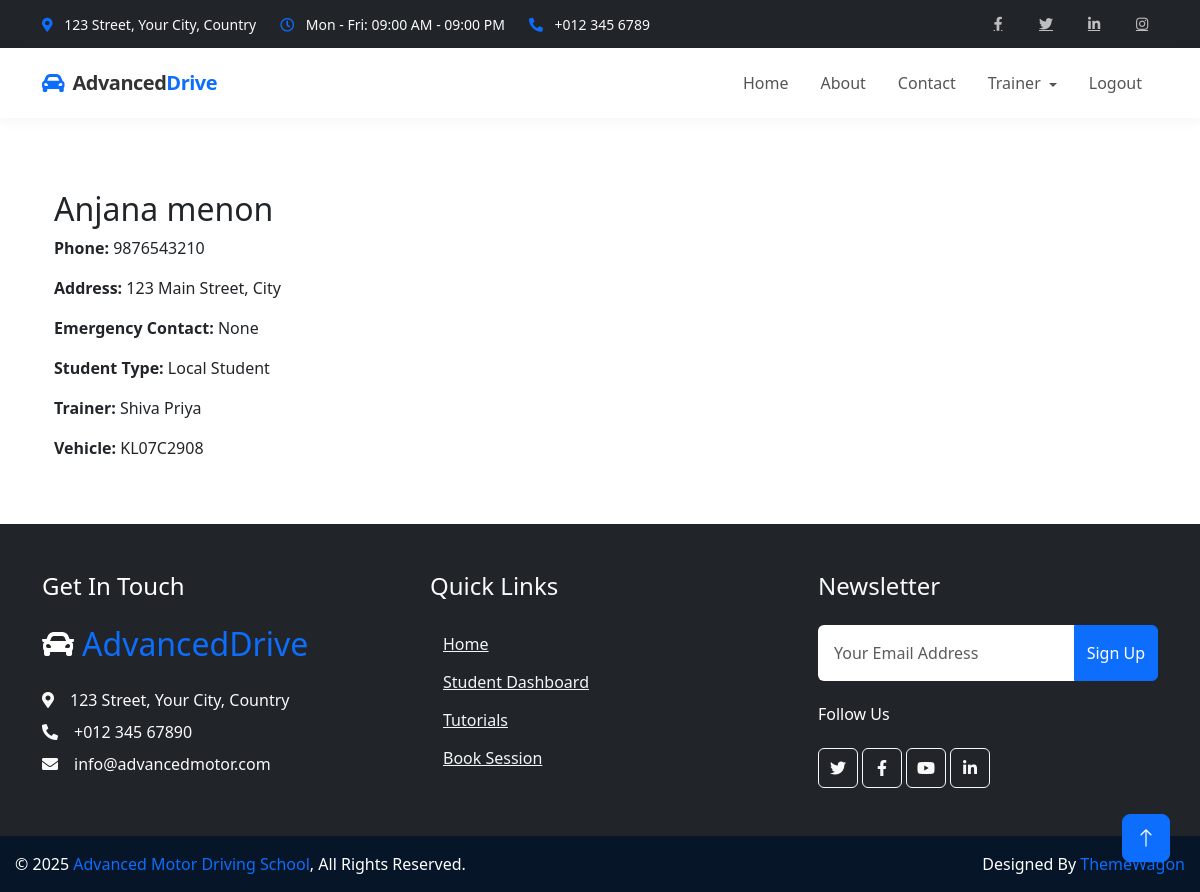
The page /student/student/5/ (signed in) on the database its author committed.
### students/models.py (models this page shows, shortened)
class Student(models.Model):
    STUDENT_TYPES = (
        ('local', 'Local Student'),
        ('remote', 'Remote Student'),
    )
    user = models.OneToOneField(
        settings.AUTH_USER_MODEL,
        on_delete=models.CASCADE,
        related_name='student_profile'
    )
    trainer = models.ForeignKey(
        Trainer,
        on_delete=models.SET_NULL,
        null=True,
        blank=True,
        related_name='student_set'
    )
    vehicle = models.ForeignKey(
        Vehicle,
        on_delete=models.SET_NULL,
        null=True,
        blank=True,
        related_name='student_assignments'
    )
    address = models.TextField()
    phone_number = models.CharField(max_length=15)
    emergency_contact = models.CharField(max_length=15, blank=True, null=True)
    student_type = models.CharField(max_length=10, choices=STUDENT_TYPES, default='local')
    registration_date = models.DateTimeField(auto_now_add=True)
    has_purchased_session = models.BooleanField(default=False)

### trainers/models.py (models this page shows, shortened)
class Trainer(models.Model):
    user = models.OneToOneField(
        settings.AUTH_USER_MODEL,
        on_delete=models.CASCADE,
        related_name='driving_trainer_profile'
    )
    SPECIALIZATION_CHOICES = [
        ('CAR', 'Car'),
        ('SCOOTY', 'Scooty'),
        ('BOTH', 'Both Car and Scooty'),
        ('OTHER', 'Other')
    ]
    specialization = models.CharField(
        max_length=10,
        choices=SPECIALIZATION_CHOICES,
        default='BOTH'
    )
    experience = models.PositiveIntegerField(
        validators=[MinValueValidator(0)],
        default=0,
        help_text="Years of experience as a driving trainer"
    )
    AVAILABILITY_CHOICES = [
        ('WEEKDAY', 'Weekdays Only'),
        ('WEEKEND', 'Weekends Only'),
        ('MORNING', 'Morning Shifts Only'),
        ('EVENING', 'Evening Shifts Only'),
        ('FLEXIBLE', 'Flexible Schedule'),
        ('CUSTOM', 'Custom Schedule')
    ]
    availability = models.CharField(
        max_length=10,
        choices=AVAILABILITY_CHOICES,
        default='FLEXIBLE'
    )
    is_remote = models.BooleanField(
        default=False,
        help_text="Whether this trainer provides remote training services"
    )
    service_area = models.CharField(
        max_length=255,
        blank=True,
        null=True,
        help_text="Geographic areas where remote training is available"
    )
    max_students = models.PositiveIntegerField(
        default=10,
        validators=[MinValueValidator(1)],
        help_text="Maximum number of students this trainer can handle at once"
    )
    date_joined = models.DateField(
        default=timezone.now,
        help_text="Date when the trainer joined the driving school"
    )
    license_number = models.CharField(
        max_length=50,
        blank=True,
        null=True,
        help_text="Trainer's driving license number"
    )
    notes = models.TextField(
        blank=True,
        null=True,
        help_text="Additional notes about the trainer"
    )
    is_active = models.BooleanField(
        default=True,
        help_text="Whether this trainer is currently active"
    )
    class Meta:
        ordering = ['-experience', 'user__last_name']

### vehicles/models.py (models this page shows, shortened)
class Vehicle(models.Model):
    VEHICLE_TYPES = (
        ('CAR', 'Car'),
        ('SCOOTY', 'Scooty'),
        ('OTHER', 'Other')
    )
    vehicle_number = models.CharField(max_length=20, unique=True)
    make = models.CharField(max_length=50)
    model = models.CharField(max_length=100)
    vehicle_type = models.CharField(max_length=10, choices=VEHICLE_TYPES)
    purchased_year = models.PositiveIntegerField()
    registration_expiry = models.DateField(null=True, blank=True)
    insurance_expiry = models.DateField(null=True, blank=True)
    seating_capacity = models.PositiveIntegerField(default=2)
    last_service_date = models.DateField(null=True, blank=True)
    next_service_due = models.DateField(null=True, blank=True)
    odometer_reading = models.PositiveIntegerField(default=0)
    is_active = models.BooleanField(default=True)
    created_at = models.DateTimeField(auto_now_add=True)
    updated_at = models.DateTimeField(auto_now=True)

### students/views.py (the view)
# urls.py: path('student/<int:pk>/', views.student_detail, name='student_detail'),
@login_required
def student_detail(request, pk):
    student = get_object_or_404(Student, pk=pk)
    return render(request, 'students/student_detail.html', {'student': student})

### students/templates/students/student_detail.html
{% extends 'base.html' %}
{% block content %}
<div class="container mt-4">
    <h2>{{ student.user.get_full_name }}</h2>
    <p><strong>Phone:</strong> {{ student.phone_number|default:"Not provided" }}</p>
    <p><strong>Address:</strong> {{ student.address|default:"Not provided" }}</p>
    <p><strong>Emergency Contact:</strong> {{ student.emergency_contact }}</p>
    <p><strong>Student Type:</strong> {{ student.get_student_type_display }}</p>
    {% if student.trainer %}
        <p><strong>Trainer:</strong> {{ student.trainer.user.get_full_name }}</p>
    {% else %}
        <p><strong>Trainer:</strong> Not assigned</p>
    {% endif %}
    {% if student.vehicle %}
        <p><strong>Vehicle:</strong> {{ student.vehicle.vehicle_number }}</p>
    {% else %}
        <p><strong>Vehicle:</strong> Not assigned</p>
    {% endif %}
</div>
{% endblock %}

### static/css/style.css (style rules this page uses)
:root { --primary: #F3BD00; --secondary: #757575; --light: #F3F6F8; --dark: #0C2B4B; }

### templates/base.html (style rules this page uses)
html, body { height: 100%; margin: 0; padding: 0; display: flex; flex-direction: column; }

### rows shown on the page
Student: user.get_full_name "Anjana menon", phone_number "9876543210", address "123 Main Street, City", emergency_contact "None", student_type "Local Student", trainer.user.get_full_name "Shiva Priya", vehicle.vehicle_number "KL07C2908"
